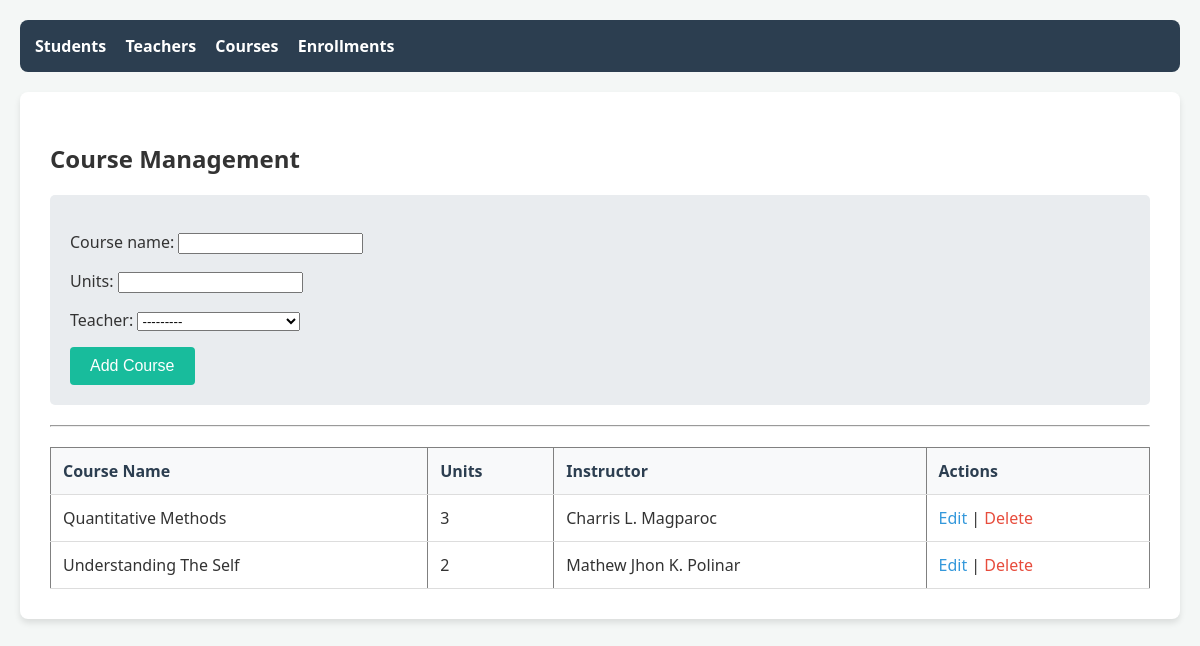
Page /courses/ on the committed database.
### students/models.py (models this page shows, shortened)
class Course(models.Model):
    course_name = models.CharField(max_length=50)
    units = models.IntegerField()
    teacher = models.ForeignKey(Teacher, on_delete=models.CASCADE)
    is_active = models.BooleanField(default=True)

class Teacher(models.Model):
    teacher_name = models.CharField(max_length=50)
    department = models.CharField(max_length=50)
    is_active = models.BooleanField(default=True)
    def __str__(self):
        return self.teacher_name

### students/views.py (the view)
# urls.py: path('courses/', views.course_list, name='course_list'),
def course_list(request):
    courses = Course.objects.all()
    form = CourseForm(request.POST or None)
    if request.method == "POST" and form.is_valid():
        form.save()
        return redirect('course_list')
    return render(request, 'students/course_list.html', {'courses': courses, 'form': form})

### students/forms.py
class CourseForm(forms.ModelForm):
    class Meta:
        model = Course
        fields = ['course_name', 'units', 'teacher']

### students/templates/students/course_list.html
{% extends 'students/base.html' %}
{% block content %}
<h2>Course Management</h2>
<form method="POST">
    {% csrf_token %} {{ form.as_p }}
    <button type="submit">Add Course</button>
</form>
<hr>
<table border="1" style="width:100%">
    <tr>
        <th>Course Name</th>
        <th>Units</th>
        <th>Instructor</th>
        <th>Actions</th> </tr>
    {% for c in courses %}
    <tr>
        <td>{{ c.course_name }}</td>
        <td>{{ c.units }}</td>
        <td>{{ c.teacher.teacher_name }}</td>
        <td>
            <a href="{% url 'course_update' c.pk %}" class="btn-edit">Edit</a> |
            <a href="{% url 'course_delete' c.pk %}"
                class="btn-delete"
                onclick="return confirm('Are you sure you want to delete the course: {{ c.course_name }}?');">
                Delete
            </a>
    </tr>
    {% empty %}
    <tr><td colspan="4">No courses found.</td></tr>
    {% endfor %}
</table>
{% endblock %}

### students/templates/students/base.html (style rules this page uses)
body { font-family: 'Segoe UI', Tahoma, Geneva, Verdana, sans-serif; background-color: #f4f7f6; margin: 0; padding: 20px; color: #333; }
table { width: 100%; border-collapse: collapse; margin-top: 20px; }
th, td { padding: 12px; text-align: left; border-bottom: 1px solid #ddd; }
th { background-color: #f8f9fa; color: #2c3e50; }
form { background: #e9ecef; padding: 20px; border-radius: 5px; margin-bottom: 20px; }
button { background-color: #18bc9c; color: white; border: none; padding: 10px 20px; border-radius: 4px; cursor: pointer; font-size: 16px; }
.btn-edit { color: #3498db; text-decoration: none; }
.btn-delete { color: #e74c3c; text-decoration: none; }

### rows in the picture
Course: course_name "Quantitative Methods", units "3", teacher.teacher_name "Charris L. Magparoc"
Course: course_name "Understanding The Self", units "2", teacher.teacher_name "Mathew Jhon K. Polinar"
